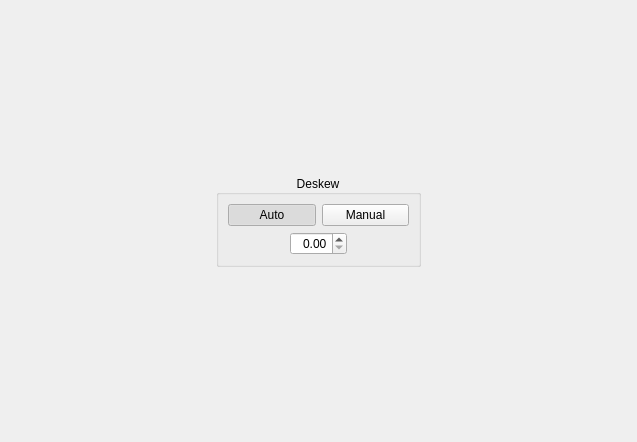
         <widget class="QWidget" name="scrollAreaWidgetContents_3">
          <property name="geometry">
           <rect>
            <x>0</x>
            <y>0</y>
            <width>637</width>
            <height>442</height>
           </rect>
          </property>
          <layout class="QGridLayout" name="gridLayout_3">
           <item row="0" column="1">
            <spacer name="verticalSpacer_5">
             <property name="orientation">
              <enum>Qt::Vertical</enum>
             </property>
             <property name="sizeHint" stdset="0">
              <size>
               <width>1</width>
               <height>1</height>
              </size>
             </property>
            </spacer>
           </item>
           <item row="1" column="0">
            <spacer name="horizontalSpacer_9">
             <property name="orientation">
              <enum>Qt::Horizontal</enum>
             </property>
             <property name="sizeHint" stdset="0">
              <size>
               <width>1</width>
               <height>1</height>
              </size>
             </property>
            </spacer>
           </item>
           <item row="1" column="2">
            <spacer name="horizontalSpacer_10">
             <property name="orientation">
              <enum>Qt::Horizontal</enum>
             </property>
             <property name="sizeHint" stdset="0">
              <size>
               <width>1</width>
               <height>1</height>
              </size>
             </property>
            </spacer>
           </item>
           <item row="1" column="1">
            <widget class="QGroupBox" name="groupBox_3">
             <property name="title">
              <string>Deskew</string>
             </property>
             <property name="alignment">
              <set>Qt::AlignCenter</set>
             </property>
             <layout class="QVBoxLayout" name="verticalLayout_10">
              <item>
               <layout class="QHBoxLayout" name="_6">
                <item>
                 <widget class="QPushButton" name="deskewAutoBtn">
                  <property name="text">
                   <string>Auto</string>
                  </property>
                  <property name="checkable">
                   <bool>true</bool>
                  </property>
                  <property name="checked">
                   <bool>true</bool>
                  </property>
                  <property name="autoExclusive">
                   <bool>true</bool>
                  </property>
                 </widget>
                </item>
                <item>
                 <widget class="QPushButton" name="deskewManualBtn">
                  <property name="text">
                   <string>Manual</string>
                  </property>
                  <property name="checkable">
                   <bool>true</bool>
                  </property>
                  <property name="autoExclusive">
                   <bool>true</bool>
                  </property>
                 </widget>
                </item>
               </layout>
              </item>
              <item>
               <layout class="QHBoxLayout" name="_7">
                <item>
                 <spacer>
                  <property name="orientation">
                   <enum>Qt::Horizontal</enum>
                  </property>
                  <property name="sizeHint" stdset="0">
                   <size>
                    <width>1</width>
                    <height>1</height>
                   </size>
                  </property>
                 </spacer>
                </item>
                <item>
                 <widget class="QDoubleSpinBox" name="angleSpinBox">
                  <property name="alignment">
                   <set>Qt::AlignRight|Qt::AlignTrailing|Qt::AlignVCenter</set>
                  </property>
                  <property name="singleStep">
                   <double>0.010000000000000</double>
                  </property>
                 </widget>
                </item>
                <item>
                 <spacer>
                  <property name="orientation">
                   <enum>Qt::Horizontal</enum>
                  </property>
                  <property name="sizeHint" stdset="0">
                   <size>
                    <width>1</width>
                    <height>1</height>
                   </size>
                  </property>
                 </spacer>
                </item>
               </layout>
              </item>
             </layout>
            </widget>
           </item>
           <item row="2" column="1">
            <spacer name="verticalSpacer_6">
             <property name="orientation">
              <enum>Qt::Vertical</enum>
             </property>
             <property name="sizeHint" stdset="0">
              <size>
               <width>1</width>
               <height>1</height>
              </size>
             </property>
            </spacer>
           </item>
          </layout>
         </widget>
